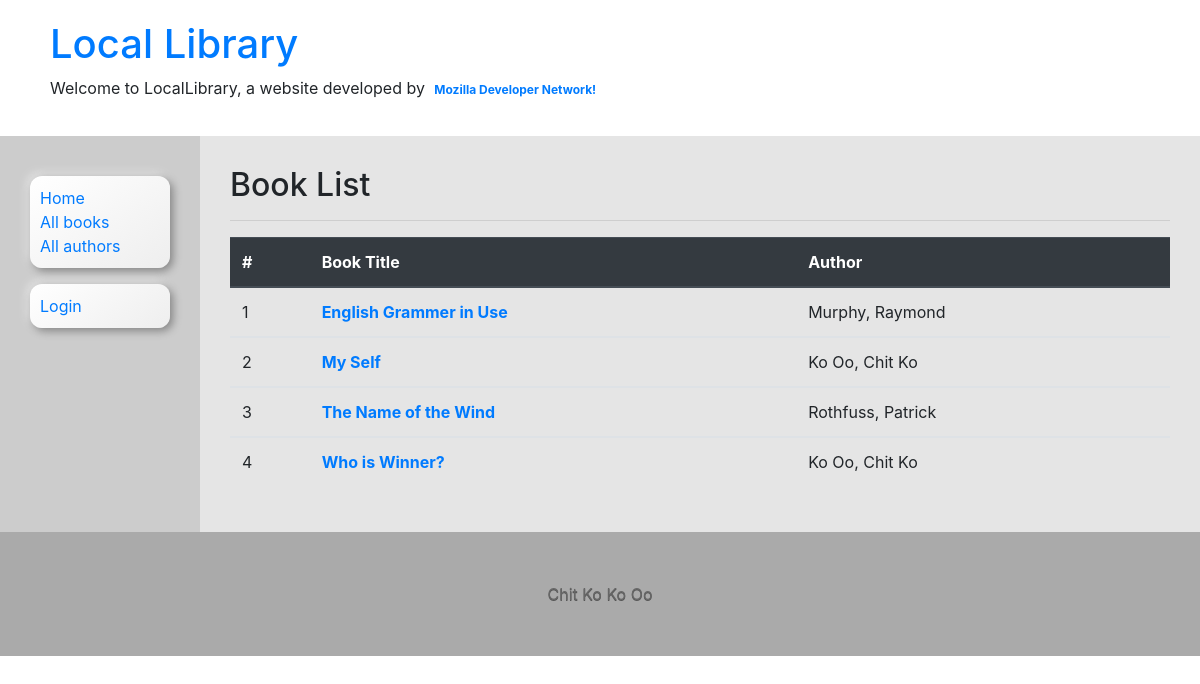
/catalog/books/, run on the app's committed database.
### catalog/models.py (models this page shows, shortened)
class Book(models.Model):
	title = models.CharField(max_length=200)
	author = models.ForeignKey('Author', on_delete=models.SET_NULL, null=True)
	language = models.ForeignKey(Language, on_delete=models.SET_NULL, null=True, help_text='Choose written language of book')
	summary = models.TextField(max_length=1000, help_text='Enter a brief description of the book')
	isbn = models.CharField('ISBN', max_length=13, help_text='13 Character <a href="https://www.isbn-international.org/content/what-isbn">ISBN number</a>')
	genre = models.ManyToManyField(Genre, help_text='Select a genre for this book')
	def get_absolute_url(self):
		return reverse('book-detail', args=[str(self.id)])
	def display_genre(self):
		"""Create a string for the Genre. This is required to display genre in Admin."""
		return ', '.join(genre.name for genre in self.genre.all()[:3])
	display_genre.short_description = 'Genre'

class Author(models.Model):
	first_name = models.CharField(max_length=100)
	last_name = models.CharField(max_length=100)
	date_of_birth = models.DateField(null=True, blank=True)
	date_of_death = models.DateField('died', null=True, blank=True)
	class Meta:
		ordering = ['last_name', 'first_name']
	def __str__(self):
		return f'{self.last_name}, {self.first_name}'

### catalog/views.py (the view)
# urls.py: path('books/', views.BookListView.as_view(), name='books'),
class BookListView(generic.ListView):
	model = Book
	context_object_name = 'book_list'  # your own name for the list as a template variable
	paginate_by = 10
	def get_queryset(self):
		return Book.objects.all()
	"""def get_context_data(self, **kwargs):
					# Call the base implementation first to get the context
					context = super(BookListView, self).get_context_data(**kwargs)
					# Create any data and add it to the context
					context['some_data'] = 'This is just some data'
					return context"""

### catalog/templates/catalog/book_list.html (shortened to what this page needs)
{% extends 'base_generic.html' %}
{% block content %}
<h2>Book List</h2>
<hr>
{% if book_list %}
	<table class="table table-stripped table-hover">
		<thead>
			<tr class="thead-dark">
				<th>#</th>
				<th>Book Title</th>
				<th>Author</th>
			</tr>
		</thead>
		{% for book in book_list %}
		<tbody>
			<tr>
				<td>{{ forloop.counter }}</td>
				<td>
					<a href="{{ book.get_absolute_url }}"><b>{{ book.title }}</b></a>
				</td>
				<td>
					{{book.author}}
				</td>
			</tr>
		</tbody>
		{% endfor %}
	</table>
{% else %}
	<p class="text-danger">There are no books in the library.</p>
{% endif %}
{% endblock %}

### catalog/static/css/style.css (style rules this page uses)
a { text-decoration: none; }

### data on the page
Book: title "English Grammer in Use", author "Murphy, Raymond"
Book: title "My Self", author "Ko Oo, Chit Ko"
Book: title "The Name of the Wind", author "Rothfuss, Patrick"
Book: title "Who is Winner?", author "Ko Oo, Chit Ko"
